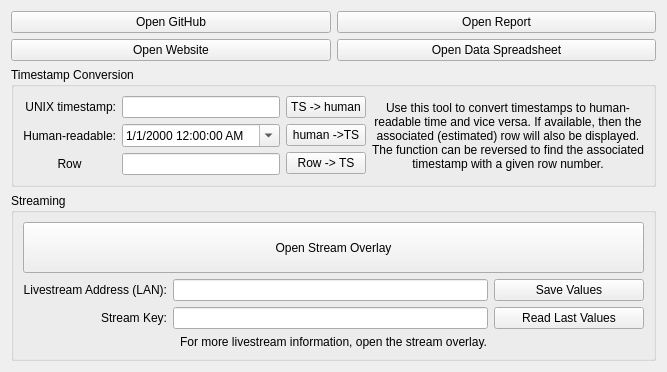
      <widget class="QWidget" name="tab">
       <attribute name="title">
        <string>Streaming/Utilities</string>
       </attribute>
       <layout class="QVBoxLayout" name="verticalLayout_15">
        <item>
         <layout class="QGridLayout" name="gridLayout">
          <item row="0" column="0">
           <widget class="QPushButton" name="open_github_button">
            <property name="text">
             <string>Open GitHub</string>
            </property>
           </widget>
          </item>
          <item row="1" column="0">
           <widget class="QPushButton" name="open_website_button">
            <property name="text">
             <string>Open Website</string>
            </property>
           </widget>
          </item>
          <item row="0" column="1">
           <widget class="QPushButton" name="open_report_button">
            <property name="text">
             <string>Open Report</string>
            </property>
           </widget>
          </item>
          <item row="1" column="1">
           <widget class="QPushButton" name="open_data_button">
            <property name="text">
             <string>Open Data Spreadsheet</string>
            </property>
           </widget>
          </item>
         </layout>
        </item>
        <item>
         <widget class="QGroupBox" name="groupBox_7">
          <property name="title">
           <string>Timestamp Conversion</string>
          </property>
          <layout class="QHBoxLayout" name="horizontalLayout_3">
           <item>
            <layout class="QGridLayout" name="gridLayout_16">
             <item row="0" column="0">
              <widget class="QLabel" name="label_118">
               <property name="text">
                <string>UNIX timestamp:</string>
               </property>
               <property name="alignment">
                <set>Qt::AlignRight|Qt::AlignTrailing|Qt::AlignVCenter</set>
               </property>
              </widget>
             </item>
             <item row="1" column="0">
              <widget class="QLabel" name="label_119">
               <property name="text">
                <string>Human-readable:</string>
               </property>
               <property name="alignment">
                <set>Qt::AlignRight|Qt::AlignTrailing|Qt::AlignVCenter</set>
               </property>
              </widget>
             </item>
             <item row="1" column="1">
              <widget class="QDateTimeEdit" name="dateTimeEdit">
               <property name="displayFormat">
                <string>M/d/yyyy h:mm:ss AP</string>
               </property>
               <property name="calendarPopup">
                <bool>true</bool>
               </property>
              </widget>
             </item>
             <item row="0" column="1">
              <widget class="QLineEdit" name="timestamp_edit"/>
             </item>
             <item row="2" column="0">
              <widget class="QLabel" name="label_121">
               <property name="text">
                <string>Row</string>
               </property>
               <property name="alignment">
                <set>Qt::AlignCenter</set>
               </property>
              </widget>
             </item>
             <item row="2" column="1">
              <widget class="QLineEdit" name="row_edit">
               <property name="sizePolicy">
                <sizepolicy hsizetype="Preferred" vsizetype="Fixed">
                 <horstretch>0</horstretch>
                 <verstretch>0</verstretch>
                </sizepolicy>
               </property>
               <property name="toolTip">
                <string>If reading from a database file or Google Sheets, you can use this button to try and find the relevant row. It simply does the math </string>
               </property>
              </widget>
             </item>
            </layout>
           </item>
           <item>
            <layout class="QVBoxLayout" name="verticalLayout_13">
             <item>
              <widget class="QPushButton" name="ts_human_button">
               <property name="text">
                <string>TS -&gt; human</string>
               </property>
              </widget>
             </item>
             <item>
              <widget class="QPushButton" name="human_ts_button">
               <property name="text">
                <string>human -&gt;TS</string>
               </property>
              </widget>
             </item>
             <item>
              <widget class="QPushButton" name="row_ts_button">
               <property name="text">
                <string>Row -&gt; TS</string>
               </property>
              </widget>
             </item>
            </layout>
           </item>
           <item>
            <layout class="QGridLayout" name="gridLayout_17">
             <property name="sizeConstraint">
              <enum>QLayout::SetDefaultConstraint</enum>
             </property>
             <item row="0" column="1">
              <widget class="QLabel" name="label_4">
               <property name="text">
                <string>Use this tool to convert timestamps to human-readable time and vice versa. If available, then the associated (estimated) row will also be displayed. The function can be reversed to find the associated timestamp with a given row number.</string>
               </property>
               <property name="alignment">
                <set>Qt::AlignCenter</set>
               </property>
               <property name="wordWrap">
                <bool>true</bool>
               </property>
              </widget>
             </item>
            </layout>
           </item>
          </layout>
         </widget>
        </item>
        <item>
         <widget class="QGroupBox" name="groupBox_6">
          <property name="title">
           <string>Streaming</string>
          </property>
          <layout class="QGridLayout" name="gridLayout_15">
           <item row="0" column="0">
            <layout class="QGridLayout" name="gridLayout_14">
             <item row="0" column="0" colspan="3">
              <widget class="QPushButton" name="open_overlay_button">
               <property name="minimumSize">
                <size>
                 <width>0</width>
                 <height>51</height>
                </size>
               </property>
               <property name="text">
                <string>Open Stream Overlay</string>
               </property>
              </widget>
             </item>
             <item row="1" column="1">
              <widget class="QLineEdit" name="livestream_ip_edit"/>
             </item>
             <item row="1" column="0">
              <widget class="QLabel" name="label_107">
               <property name="text">
                <string>Livestream Address (LAN):</string>
               </property>
               <property name="alignment">
                <set>Qt::AlignRight|Qt::AlignTrailing|Qt::AlignVCenter</set>
               </property>
              </widget>
             </item>
             <item row="2" column="0">
              <widget class="QLabel" name="label_106">
               <property name="text">
                <string>Stream Key:</string>
               </property>
               <property name="alignment">
                <set>Qt::AlignRight|Qt::AlignTrailing|Qt::AlignVCenter</set>
               </property>
              </widget>
             </item>
             <item row="2" column="2">
              <widget class="QPushButton" name="load_stream_values_button">
               <property name="text">
                <string>Read Last Values</string>
               </property>
              </widget>
             </item>
             <item row="2" column="1">
              <widget class="QLineEdit" name="stream_key_edit"/>
             </item>
             <item row="1" column="2">
              <widget class="QPushButton" name="save_stream_values_button">
               <property name="minimumSize">
                <size>
                 <width>150</width>
                 <height>0</height>
                </size>
               </property>
               <property name="text">
                <string>Save Values</string>
               </property>
              </widget>
             </item>
             <item row="3" column="0" colspan="3">
              <widget class="QLabel" name="label_122">
               <property name="text">
                <string>For more livestream information, open the stream overlay.</string>
               </property>
               <property name="alignment">
                <set>Qt::AlignCenter</set>
               </property>
              </widget>
             </item>
            </layout>
           </item>
          </layout>
         </widget>
        </item>
       </layout>
      </widget>
